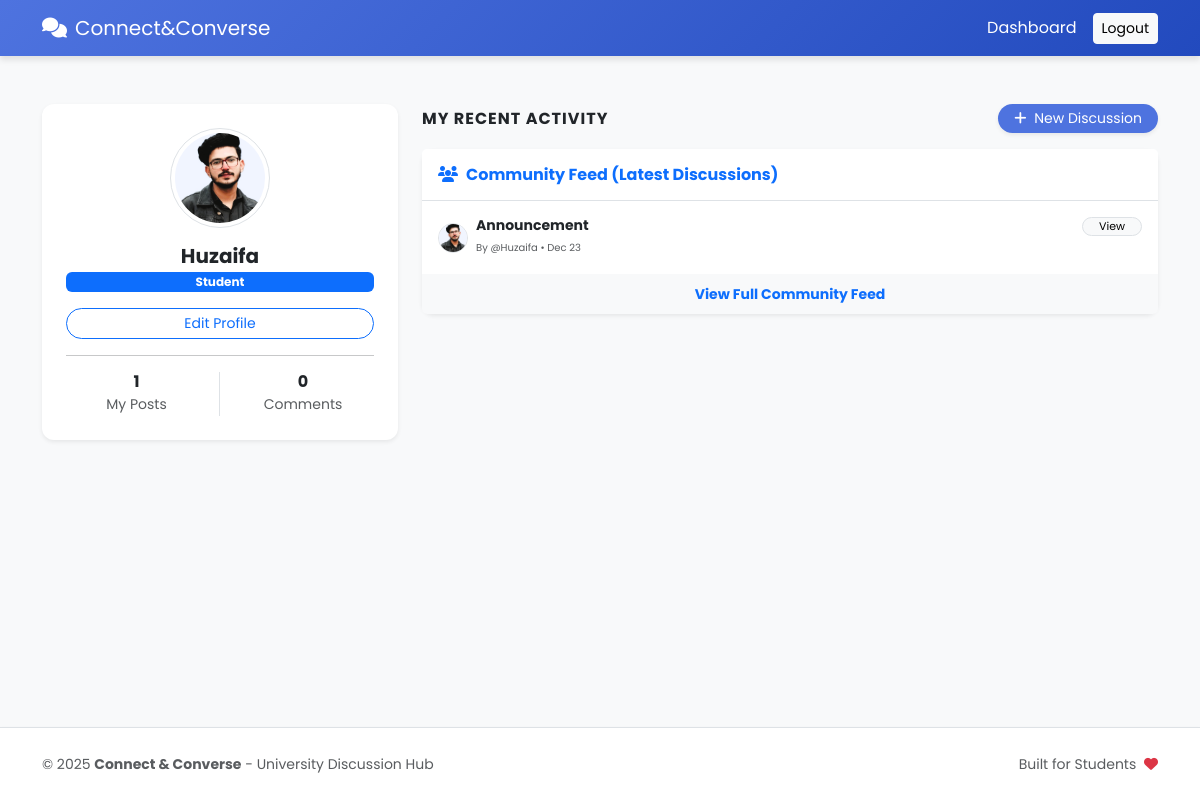
/user/dashboard.php (signed in), run on the app's committed database.
### tables this page shows
CREATE TABLE `users` (
  `id` int(11) NOT NULL,
  `username` varchar(50) NOT NULL,
  `email` varchar(100) NOT NULL,
  `password` varchar(255) NOT NULL,
  `profile_pic` varchar(255) DEFAULT 'default.png',
  `role` enum('admin','user') DEFAULT 'user',
  `status` varchar(20) DEFAULT 'active',
  `is_verified` tinyint(1) DEFAULT 0,
  `created_at` timestamp NOT NULL DEFAULT current_timestamp()
);

CREATE TABLE `posts` (
  `id` int(11) NOT NULL,
  `user_id` int(11) DEFAULT NULL,
  `category_id` int(11) DEFAULT NULL,
  `title` varchar(255) NOT NULL,
  `content` text NOT NULL,
  `image` varchar(255) DEFAULT NULL,
  `created_at` timestamp NOT NULL DEFAULT current_timestamp()
);

### user/dashboard.php (the view, shortened to what this page needs)
<?php
include '../includes/header.php';
$user_id = $_SESSION['user_id'];
$user_data = mysqli_fetch_assoc(mysqli_query($conn, "SELECT * FROM users WHERE id = $user_id"));
$post_count = mysqli_fetch_assoc(mysqli_query($conn, "SELECT COUNT(*) as total FROM posts WHERE user_id = $user_id"))['total'];
$comm_count = mysqli_fetch_assoc(mysqli_query($conn, "SELECT COUNT(*) as total FROM comments WHERE user_id = $user_id"))['total'];
?>
<div class="container mt-4 flex-grow-1">
    <div class="row">
        <div class="col-md-4">
            <div class="card border-0 shadow-sm text-center p-4 mb-4">
                <img src="../uploads/profiles/<?php echo !empty($user_data['profile_pic']) ? $user_data['profile_pic'] : 'default.png'; ?>"
                     class="rounded-circle mx-auto mb-3 border p-1" width="100" height="100" style="object-fit:cover;">
                <h5 class="fw-bold mb-1"><?php echo $user_data['username']; ?></h5>
                <p class="badge bg-primary px-3 mb-3">Student</p>
                <div class="d-grid gap-2">
                    <a href="profile-settings.php" class="btn btn-outline-primary btn-sm rounded-pill">Edit Profile</a>
                </div>
                <hr>
                <div class="row">
                    <div class="col-6 border-end">
                        <h6 class="fw-bold mb-0"><?php echo $post_count; ?></h6>
                        <small class="text-muted small">My Posts</small>
                    </div>
                    <div class="col-6">
                        <h6 class="fw-bold mb-0"><?php echo $comm_count; ?></h6>
                        <small class="text-muted small">Comments</small>
                    </div>
                </div>
            </div>
        </div>
        <div class="col-md-8">
            <div class="d-flex justify-content-between align-items-center mb-3">
                <h6 class="fw-bold mb-0 text-uppercase" style="letter-spacing: 1px;">My Recent Activity</h6>
                <button class="btn btn-primary btn-sm rounded-pill px-3 shadow-sm" data-bs-toggle="modal" data-bs-target="#createPostModal">
                    <i class="fas fa-plus me-1"></i> New Discussion
                </button>
            </div>
            <div class="card border-0 shadow-sm mb-4">
                <div class="card-header bg-white border-0 py-3">
                    <h6 class="fw-bold mb-0 text-primary"><i class="fas fa-users me-2"></i>Community Feed (Latest Discussions)</h6>
                </div>
                <div class="list-group list-group-flush border-top">
                    <?php
                    $community_feed = mysqli_query($conn, "SELECT posts.*, users.username, users.profile_pic
                                                           FROM posts
                                                           JOIN users ON posts.user_id = users.id
                                                           ORDER BY posts.created_at DESC LIMIT 5");
                    if(mysqli_num_rows($community_feed) > 0):
                        while($post = mysqli_fetch_assoc($community_feed)):
                    ?>
                    <div class="list-group-item py-3">
                        <div class="d-flex align-items-start justify-content-between">
                            <div class="d-flex align-items-center">
                                <img src="../uploads/profiles/<?php echo $post['profile_pic']; ?>" class="rounded-circle me-2 border" width="30" height="30" style="object-fit:cover;">
                                <div>
                                    <h6 class="mb-0 small fw-bold"><?php echo $post['title']; ?></h6>
                                    <small class="text-muted" style="font-size: 10px;">By @<?php echo $post['username']; ?> • <?php echo date('M d', strtotime($post['created_at'])); ?></small>
                                </div>
                            </div>
                            <a href="../view-thread.php?id=<?php echo $post['id']; ?>" class="btn btn-sm btn-light border py-0 px-3 rounded-pill" style="font-size: 11px;">View</a>
                        </div>
                    </div>
                    <?php
                        endwhile;
                    else:
                        echo '<div class="p-4 text-center text-muted small">No community discussions found.</div>';
                    endif;
                    ?>
                </div>
                <div class="card-footer bg-light text-center py-2">
                    <a href="../index.php" class="small text-decoration-none fw-bold">View Full Community Feed</a>
                </div>
            </div>
        </div>
    </div>
</div>
<?php include '../includes/footer.php'; ?>

### includes/header.php (style rules this page uses)
html, body { height: 100%; margin: 0; }
body { display: flex; flex-direction: column; font-family: 'Poppins', sans-serif; background-color: #f8f9fa; }
.flex-grow-1 { flex: 1 0 auto; }
.card { border: none; border-radius: 12px; box-shadow: 0 2px 10px rgba(0,0,0,0.05); }
.btn-primary { background-color: #4e73df; border: none; border-radius: 50px; }

### data on the page
users: profile_pic (picture), username "Huzaifa"
posts: user.profile_pic (picture), title "Announcement", user.username "Huzaifa", created_at "Dec 23"

### other printed values
$post_count "1"
$comm_count "0"
